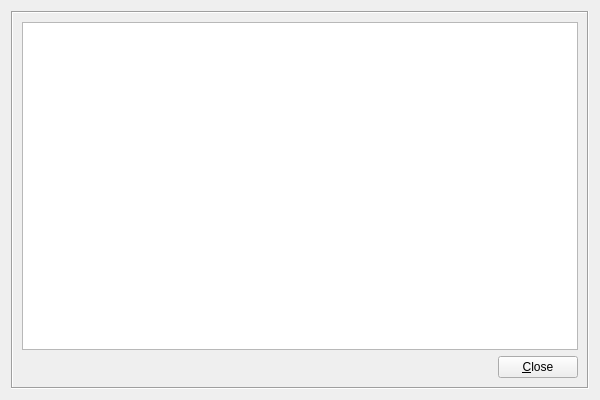
<?xml version="1.0" encoding="UTF-8"?>
<ui version="4.0">
 <class>widget_about</class>
 <widget class="QWidget" name="widget_about">
  <property name="geometry">
   <rect>
    <x>0</x>
    <y>0</y>
    <width>600</width>
    <height>400</height>
   </rect>
  </property>
  <property name="sizePolicy">
   <sizepolicy hsizetype="Expanding" vsizetype="Expanding">
    <horstretch>0</horstretch>
    <verstretch>0</verstretch>
   </sizepolicy>
  </property>
  <property name="minimumSize">
   <size>
    <width>380</width>
    <height>240</height>
   </size>
  </property>
  <property name="windowTitle">
   <string>LiveOS Forge - About</string>
  </property>
  <layout class="QGridLayout" name="gridLayout_2">
   <item row="0" column="0">
    <widget class="QFrame" name="frame_main">
     <property name="sizePolicy">
      <sizepolicy hsizetype="Expanding" vsizetype="Expanding">
       <horstretch>0</horstretch>
       <verstretch>0</verstretch>
      </sizepolicy>
     </property>
     <property name="minimumSize">
      <size>
       <width>210</width>
       <height>110</height>
      </size>
     </property>
     <property name="baseSize">
      <size>
       <width>590</width>
       <height>390</height>
      </size>
     </property>
     <property name="frameShape">
      <enum>QFrame::Box</enum>
     </property>
     <property name="frameShadow">
      <enum>QFrame::Sunken</enum>
     </property>
     <property name="lineWidth">
      <number>1</number>
     </property>
     <layout class="QGridLayout" name="gridLayout_3">
      <item row="0" column="0">
       <widget class="QPlainTextEdit" name="editbox_about">
        <property name="plainText">
         <string/>
        </property>
        <property name="placeholderText">
         <string>*about goes here*</string>
        </property>
       </widget>
      </item>
      <item row="2" column="0" alignment="Qt::AlignRight|Qt::AlignBottom">
       <widget class="QPushButton" name="button_close">
        <property name="sizePolicy">
         <sizepolicy hsizetype="Fixed" vsizetype="Fixed">
          <horstretch>0</horstretch>
          <verstretch>0</verstretch>
         </sizepolicy>
        </property>
        <property name="cursor">
         <cursorShape>PointingHandCursor</cursorShape>
        </property>
        <property name="toolTip">
         <string>Close This Dialog</string>
        </property>
        <property name="toolTipDuration">
         <number>-1</number>
        </property>
        <property name="text">
         <string>&amp;Close</string>
        </property>
        <property name="icon">
         <iconset theme="window-close">
          <normaloff>.</normaloff>.</iconset>
        </property>
        <property name="iconSize">
         <size>
          <width>32</width>
          <height>32</height>
         </size>
        </property>
        <property name="flat">
         <bool>false</bool>
        </property>
       </widget>
      </item>
     </layout>
    </widget>
   </item>
  </layout>
 </widget>
 <resources/>
 <connections>
  <connection>
   <sender>button_close</sender>
   <signal>clicked()</signal>
   <receiver>widget_about</receiver>
   <slot>close()</slot>
   <hints>
    <hint type="sourcelabel">
     <x>542</x>
     <y>367</y>
    </hint>
    <hint type="destinationlabel">
     <x>299</x>
     <y>199</y>
    </hint>
   </hints>
  </connection>
 </connections>
</ui>
